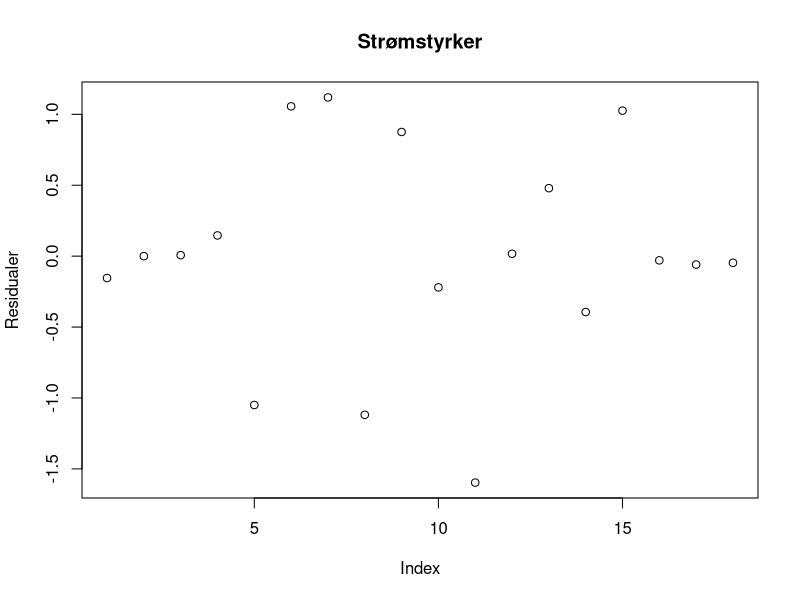
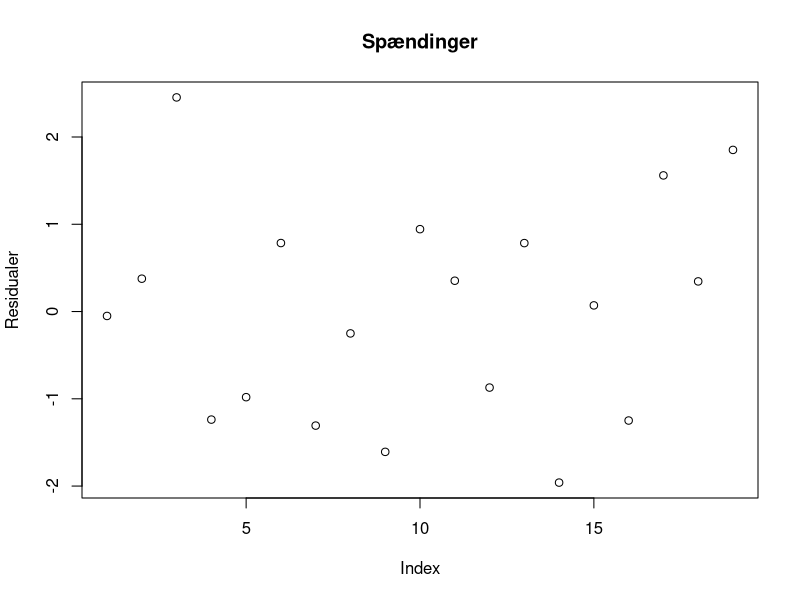
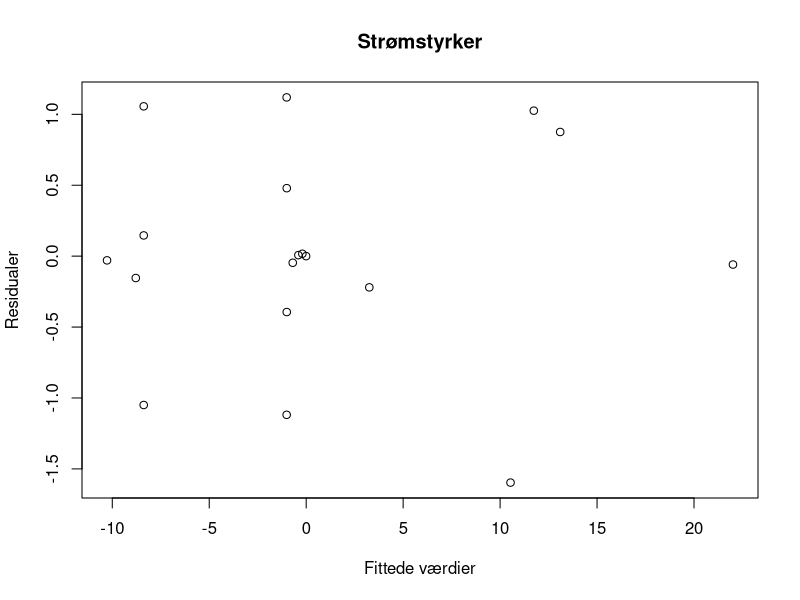
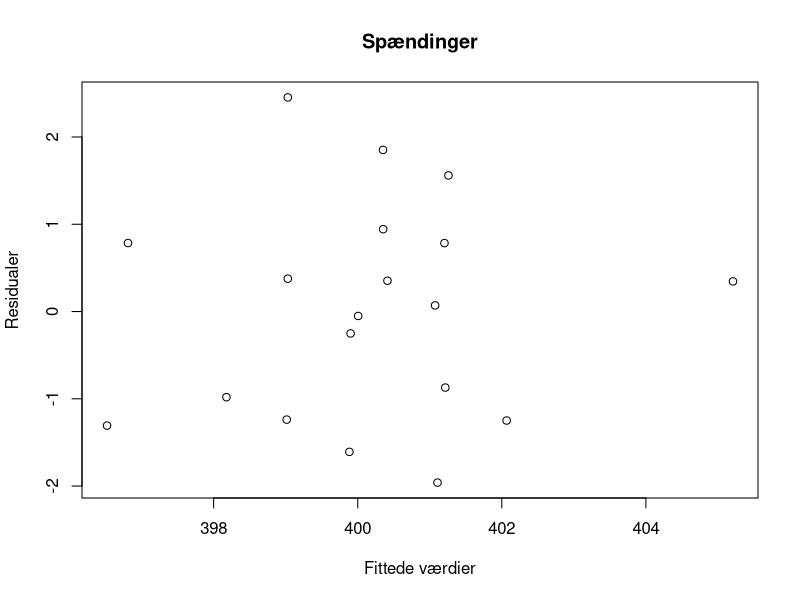
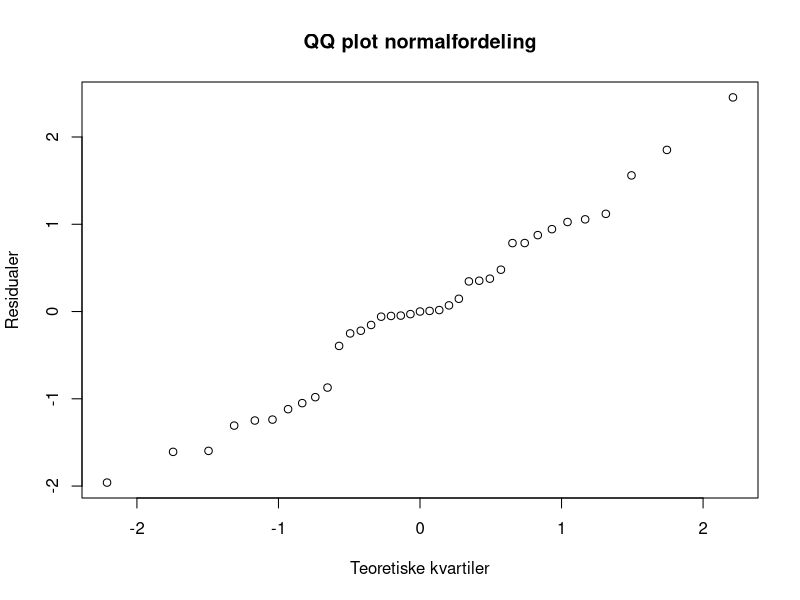

The R script that drew these images, in order:
## ---- chunk 1
knitr::opts_chunk$set(echo = TRUE)
## ---- chunk 2

## ---- chunk 3
#library("pracma")
R=read.table("Cny.txt")
R=as.matrix(R)
X=read.table("D.txt")
X=as.matrix(X)
effekt=read.table("effekt.txt")
effekt=as.matrix(effekt)
y=c(effekt/400,400)
Sigma=diag((y*0.01)^2)
invsqrtSigma=solve(sqrt(Sigma))
ytilde=invsqrtSigma%*%y
Xtilde=invsqrtSigma%*%X
XTX=t(Xtilde)%*%Xtilde
Nulm=matrix(rep(0,676),26,26)
A=matrix(c(rbind(XTX,R),rbind(t(R),Nulm)),63,63)
Ainv=solve(A)
Beta=Ainv%*%c(t(Xtilde)%*%ytilde,rep(0,26))
Beta[1:37]
## ---- chunk 4
for(i in 1:500)
{
  y=c(effekt/c(Beta[21:22],Beta[25],Beta[27],Beta[29],Beta[31],Beta[33],Beta[35:37]),400)
  Sigma=diag((y*0.01)^2)
  invsqrtSigma=solve(sqrt(Sigma))
  ytilde=invsqrtSigma%*%y
  Xtilde=invsqrtSigma%*%X
  XTX=t(Xtilde)%*%Xtilde
  A=matrix(c(rbind(XTX,R),rbind(t(R),Nulm)),63,63)
  Ainv=solve(A)
  Beta=Ainv%*%c(t(Xtilde)%*%ytilde,rep(0,26))
}
Beta[1:37]
## ---- chunk 5
konfg=matrix(rep(0,74),37,2)
for(i in 1:37)
{
  konfg[i,1]=Beta[i]-1.959963984540*sqrt(Ainv[i,i])
  konfg[i,2]=Beta[i]+1.959963984540*sqrt(Ainv[i,i])
}
konfg
## ---- chunk 6
z=c()
T=360
for(i in 19:37)
{
  z=c(z,(Beta[i]-T)/sqrt(Ainv[i,i])) #Wald's test
}
z
1-pnorm(z)
## ---- chunk 7
z=c()
T=440
for(i in 19:37)
{
  z=c(z,(Beta[i]-T)/sqrt(Ainv[i,i])) #Wald's test
}
z
pnorm(z)
## ---- chunk 8
simdata=rnorm(37,mean=Beta[1:37],sd=abs(Beta[1:37])*0.01)
Sigma=diag((Beta[1:37]*0.01)^2)#diag(37)
X=diag(rep(1,37))
invsqrtSigma=solve(sqrt(Sigma))
ytilde=invsqrtSigma%*%simdata
Xtilde=invsqrtSigma%*%X
XTX=t(Xtilde)%*%Xtilde
Nulm=matrix(rep(0,676),26,26)
A=matrix(c(rbind(XTX,R),rbind(t(R),Nulm)),63,63)
Ainv=solve(A)
Beta=Ainv%*%c(t(Xtilde)%*%ytilde,rep(0,26))
P=Xtilde%*%Ainv[1:37,1:37]%*%t(Xtilde)
plot((ytilde-P%*%ytilde)[1:18], main= "Strømstyrker",ylab = "Residualer")
plot((ytilde-P%*%ytilde)[19:37], main= "Spændinger",ylab = "Residualer")
plot((sqrt(Sigma)%*%(P%*%ytilde))[1:18],(ytilde-P%*%ytilde)[1:18], main= "Strømstyrker",ylab = "Residualer", xlab = "Fittede værdier")
plot((sqrt(Sigma)%*%(P%*%ytilde))[19:37],(ytilde-P%*%ytilde)[19:37],main= "Spændinger",ylab = "Residualer", xlab = "Fittede værdier")
r<-ytilde-P%*%ytilde
qqnorm(r,main="QQ plot normalfordeling",xlab="Teoretiske kvartiler",ylab="Residualer")
## ---- chunk 9
Sigma=diag((Beta[1:37]*0.01)^2)#diag(37)
X=diag(rep(1,37))
invsqrtSigma=solve(sqrt(Sigma))
Xtilde=invsqrtSigma%*%X
XTX=t(Xtilde)%*%Xtilde
Nulm=matrix(rep(0,676),26,26)
A=matrix(c(rbind(XTX,R),rbind(t(R),Nulm)),63,63)
Ainv=solve(A)
P=Xtilde%*%Ainv[1:37,1:37]%*%t(Xtilde)
lev=c()
for(i in 1:37)
{
  lev=c(lev,P[i,i])
}
v=rep(1,37)
for(i in 1:37)
{
  if(min(lev)<0.9999999999)
  {
    remove=match(min(lev),lev)
    Sigma=Sigma[-remove,-remove]
    X=X[-remove,]
    v=v[-remove]
    invsqrtSigma=solve(sqrt(Sigma))
    Xtilde=invsqrtSigma%*%X
    XTX=t(Xtilde)%*%Xtilde
    A=matrix(c(rbind(XTX,R),rbind(t(R),Nulm)),63,63)
    Ainv=solve(A)
    P=Xtilde%*%Ainv[1:37,1:37]%*%t(Xtilde)
    lev=c()
    for(j in 1:length(v))
    {
      lev=c(lev,P[j,j])
    }
  }
}
X
## ---- chunk 10
y=c(Beta[2:3],Beta[6],Beta[8],Beta[10:12],Beta[14],Beta[16],Beta[18],Beta[25])
  Sigma=diag((y*0.01)^2)
  invsqrtSigma=solve(sqrt(Sigma))
  ytilde=invsqrtSigma%*%y
  Xtilde=invsqrtSigma%*%X
  XTX=t(Xtilde)%*%Xtilde
  A=matrix(c(rbind(XTX,R),rbind(t(R),Nulm)),63,63)
  Ainv=solve(A)
  Beta=Ainv%*%c(t(Xtilde)%*%ytilde,rep(0,26))
konf=matrix(rep(0,74),37,2)
for(i in 1:37)
{
  konf[i,1]=Beta[i]-1.959963984540*sqrt(Ainv[i,i])
  konf[i,2]=Beta[i]+1.959963984540*sqrt(Ainv[i,i])
}
konf
konfg-konf
## ---- chunk 11
varians<-c(rep(0.0155,18),rep(1,19))
Sigma=diag(varians)
invsqrtSigma=solve(sqrt(Sigma))
D=diag(rep(1,37))
Dtilde=invsqrtSigma%*%D
DTD=t(Dtilde)%*%Dtilde
Nulm=matrix(rep(0,676),26,26)
A=matrix(c(rbind(DTD,R),rbind(t(R),Nulm)),63,63)
Ainv=solve(A)
P=Dtilde%*%Ainv[1:37,1:37]%*%t(Dtilde)
lev=c()
for(i in 1:37)
{
  lev=c(lev,P[i,i])
}
v=rep(1,37)
for(i in 1:37)
{
  if(min(lev)<0.9999999999)
  {
    remove=match(min(lev),lev)
    Sigma=Sigma[-remove,-remove]
    D=D[-remove,]
    v=v[-remove]
    invsqrtSigma=solve(sqrt(Sigma))
    Dtilde=invsqrtSigma%*%D
    DTD=t(Dtilde)%*%Dtilde
    A=matrix(c(rbind(DTD,R),rbind(t(R),Nulm)),63,63)
    Ainv=solve(A)
    P=Dtilde%*%Ainv[1:37,1:37]%*%t(Dtilde)
    lev=c()
    for(j in 1:length(v))
    {
      lev=c(lev,P[j,j])
    }
  }
}
d=c(Beta[2:3],Beta[6],Beta[8],Beta[10],Beta[12],Beta[14],Beta[16:18],Beta[36])
Sigma=diag((d*0.01)^2)
invsqrtSigma=solve(sqrt(Sigma))
dtilde=invsqrtSigma%*%d
Dtilde=invsqrtSigma%*%D
DTD=t(Dtilde)%*%Dtilde
A=matrix(c(rbind(DTD,R),rbind(t(R),Nulm)),63,63)
Ainv=solve(A)
Beta=Ainv%*%c(t(Dtilde)%*%dtilde,rep(0,26))
#Dette giver samme estimat som før.
#Nu findes konfidens intervaller med den nye D og Sigma:
konf=matrix(rep(0,74),37,2)
for(i in 1:37)
{
  konf[i,1]=Beta[i]-1.959963984540*sqrt(Ainv[i,i])
  konf[i,2]=Beta[i]+1.959963984540*sqrt(Ainv[i,i])
}
konfg-konf
## ---- chunk 12
library("pracma")
Sigma=read.table("Sigmany.txt")
Sigma=as.matrix(Sigma)
R=read.table("Cny.txt")
R=as.matrix(R)
X=read.table("D.txt")
X=as.matrix(X)
effekt=read.table("effekt.txt")
effekt=as.matrix(effekt)
y=c(effekt/400,400)
invsqrtSigma=solve(sqrt(Sigma))
ytilde=invsqrtSigma%*%y
Xtilde=invsqrtSigma%*%X
XTX=t(Xtilde)%*%Xtilde
Nulm=matrix(rep(0,676),26,26)
A=matrix(c(rbind(XTX,R),rbind(t(R),Nulm)),63,63)
Ainv=solve(A)
Beta=Ainv%*%c(t(Xtilde)%*%ytilde,rep(0,26))
#Her er det første estimat for strømstyrker og spændinger i hele netværket:
for(i in 1:50)
{
  y=c(effekt/c(Beta[21:22],Beta[25],Beta[27],Beta[29],Beta[31],Beta[33],Beta[35:37]),400)
  Sigma=diag((y*0.01)^2)
  invsqrtSigma=solve(sqrt(Sigma))
  ytilde=invsqrtSigma%*%y
  Xtilde=invsqrtSigma%*%X
  XTX=t(Xtilde)%*%Xtilde
  A=matrix(c(rbind(XTX,R),rbind(t(R),Nulm)),63,63)
  Ainv=solve(A)
  Beta=Ainv%*%c(t(Xtilde)%*%ytilde,rep(0,26))
}
y=rnorm(37,mean=Beta[1:37],sd=abs(Beta[1:37])*0.01)
Sigma=diag((y*0.01)^2)
X=diag(1,37)
invsqrtSigma=solve(sqrt(Sigma))
ytilde=invsqrtSigma%*%y
Xtilde=invsqrtSigma%*%X
XTX=t(Xtilde)%*%Xtilde
A=matrix(c(rbind(XTX,R),rbind(t(R),Nulm)),63,63)
Ainv=solve(A)
Beta2=Ainv%*%c(t(Xtilde)%*%ytilde,rep(0,26))

konf=matrix(rep(0,74),37,2)
for(i in 1:37)
{
  konf[i,1]=Beta2[i]-1.959963984540*sqrt(Ainv[i,i])
  konf[i,2]=Beta2[i]+1.959963984540*sqrt(Ainv[i,i])
}
#Konfidensintervaller for spændingerne:
#determinationskoefficient udregnes:
P=Xtilde%*%Ainv[1:37,1:37]%*%t(Xtilde)
mu=P%*%ytilde
V=c()
for (i in 1:length(ytilde)){
  V=c(V,(ytilde[i]-mu[i])^2)
}
sum(V)
V2=c()
for (i in 1:length(ytilde)){
  V2=c(V2,(ytilde[i]-(sum(ytilde)/length(ytilde)))^2)
}
R2<-1-(sum(V)/sum(V2))

#Vi fjerner 5 målinger ved leverage metoden
varians=c(rep((0.01*0.0155)^2,18),rep((0.01*1)^2,19))

Sigma1=diag(varians)
invsqrtSigma1=solve(sqrt(Sigma1))
Xtilde=invsqrtSigma1%*%X
XTX=t(Xtilde)%*%Xtilde
Nulm=matrix(rep(0,676),26,26)
A=matrix(c(rbind(XTX,R),rbind(t(R),Nulm)),63,63)
Ainv=solve(A)
P=Xtilde%*%Ainv[1:37,1:37]%*%t(Xtilde)
lev=c()
for(i in 1:37)
{
  lev=c(lev,P[i,i])
}
v=rep(1,37)
y5=y
for(i in 1:5)
{
  if(min(lev)<0.9999999999)
  {
    remove=match(min(lev),lev)
    Sigma=Sigma[-remove,-remove]
    Sigma1=Sigma1[-remove,-remove]
    y5=y5[-remove]
    X=X[-remove,]
    v=v[-remove]
    invsqrtSigma1=solve(sqrt(Sigma1))
    Xtilde=invsqrtSigma1%*%X
    XTX=t(Xtilde)%*%Xtilde
    A=matrix(c(rbind(XTX,R),rbind(t(R),Nulm)),63,63)
    Ainv=solve(A)
    P=Xtilde%*%Ainv[1:37,1:37]%*%t(Xtilde)
    lev=c()
    for(j in 1:length(v))
    {
      lev=c(lev,P[j,j])
    }
  }
}
invsqrtSigma=solve(sqrt(Sigma))
ytilde=invsqrtSigma%*%y5
Xtilde=invsqrtSigma%*%X
XTX=t(Xtilde)%*%Xtilde
A=matrix(c(rbind(XTX,R),rbind(t(R),Nulm)),63,63)
Ainv=solve(A)
Beta5=Ainv%*%c(t(Xtilde)%*%ytilde,rep(0,26))
#Estimat med 5 fjernede målinger.
konf5=matrix(rep(0,74),37,2)
#konfidensinterval med 5 fjernede målinger:
for(i in 1:37)
{
  konf5[i,1]=Beta5[i]-1.959963984540*sqrt(Ainv[i,i])
  konf5[i,2]=Beta5[i]+1.959963984540*sqrt(Ainv[i,i])
}

konf-konf5


## ---- chunk 13

## ---- chunk 14
